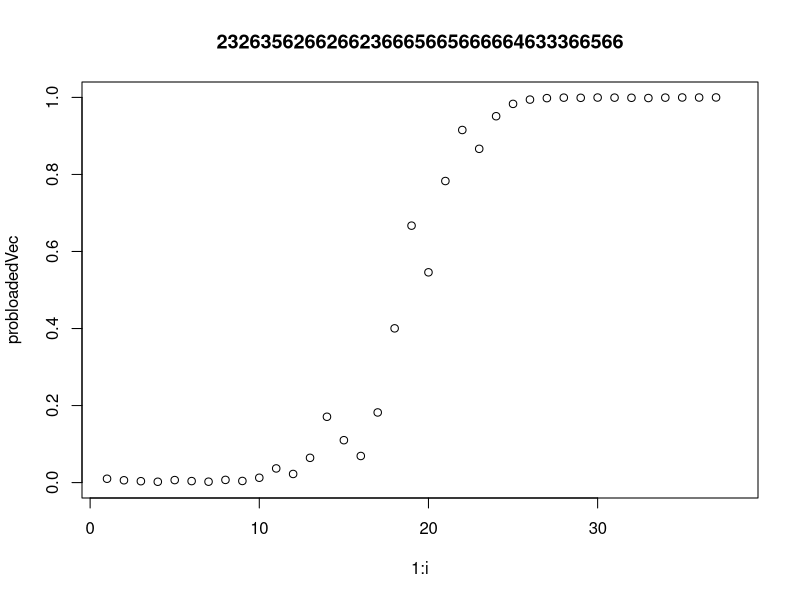

R code for this plot:
## ---- chunk 1
knitr::opts_chunk$set(echo = TRUE)
## ---- chunk 2
## priors
frequency_unloaded = .99 
frequency_loaded = .01

## for loaded die
p_6_given_loaded = .5 # P(six|D_loaded)
p_not_6_given_loaded = .5 # P(six_c|D_loaded) so .1*5=.5 there are 5 numbers other than 6 on a die

## for an unloaded dice
p_not_6_given_unloaded = 5/6 # P(six|D_unloaded)
p_6_given_unloaded = 1/6 # P(six_c|D_unloaded)


## probability 6 and loaded 
## P(6|L)*P(L) or P(L|6)*P(6)
p_6_and_loaded = p_6_given_loaded * frequency_loaded

## probability 6 and unloaded 
## P(6|UL)*P(UL) or P(UL|6)*P(6)
p_6_and_unloaded = p_6_given_unloaded * frequency_unloaded


## probability not 6 and loaded 
## P(N6|L)*P(L) or P(L|N6)*P(N6)
p_not_6_and_loaded = p_not_6_given_loaded * frequency_loaded

## probability not 6 and unloaded 
## P(N6|UL)*P(UL) or P(UL|N6)*P(N6)
p_not_6_and_unloaded = p_not_6_given_unloaded * frequency_unloaded

## ---- chunk 3
rolls <-c(2,3,2,6,3,5,6,2,6,6,2,6,6,2,3,6,6,6,5,6,6,5,6,6,6,6,6,4,6,3,3,3,6,6,5,6,6)

# rolls <-c(2,3)

priors <- c(.01,.99) ## our belief aboout the frequency of unloaded die and frequency of loaded die
probloadedVec <- vector()

title = ""

for (i in 1:length(rolls)){
  probloadedVec[i] <- priors[1] ## we want to plot the probability that the die is loaded
  
  
  ## calculate the probability of the die being loaded given us not rolling a 6 (P(L|N6)) or not rolling a 6 (P(L|6)) 
  prob_loaded <- if (rolls[i] != 6){
    (p_not_6_given_loaded * priors[1])/( (p_not_6_given_loaded * priors[1]) + (p_not_6_given_unloaded * priors[2]) )
      }else{
      (p_6_given_loaded * priors[1]) / ( (p_6_given_loaded * priors[1]) + (p_6_given_unloaded * priors[2]) )} 
  
  
  ## calculate the probability of the die being unloaded given us not rolling a 6 (P(UL|N6)) or not rolling a 6 (P(UL|6))   
  prob_unloaded <- if (rolls[i] != 6){
    (p_not_6_given_unloaded * priors[2]) / ( (p_not_6_given_loaded * priors[1]) + (p_not_6_given_unloaded * priors[2]) )}else{
      (p_6_given_unloaded * priors[2]) / ( (p_6_given_loaded * priors[1]) + (p_6_given_unloaded * priors[2]) )} 
  

    
  priors[1] <- prob_loaded
  priors[2] <- prob_unloaded
  
  # print(priors[1])
  
  title <- paste(title, rolls[i], sep="")
  # plot(1:i, probloaded, main = title, ylim=c(0,1), xlim=c(1,length(rolls)+1))
  # Sys.sleep(1)
}

plot(1:i, probloadedVec, main = title, ylim=c(0,1), xlim=c(1,length(rolls)+1))

## ---- chunk 4
(.5*.01)/((.5*.01)+(5/6)*.99)

## ---- chunk 5
(p_not_6_given_loaded * priors[1])/(p_not_6_and_loaded + p_not_6_and_unloaded)

## ---- chunk 6
((5/6)*.99) / ((5/6)*.99 + (.5*.01))
## ---- chunk 7
(p_not_6_given_unloaded * priors[2]) / (p_not_6_and_loaded + p_not_6_and_unloaded)


## ---- chunk 8
(.5*.01) / ((.5*.01) + ((1/6)*.99))
## ---- chunk 9
(p_6_given_loaded * priors[1]) / (p_6_and_loaded + p_6_and_unloaded)
## ---- chunk 10
(1/6*.99) / ((.5*.01) + (1/6*.99))
## ---- chunk 11
0.003628974 + 0.9979678
## ---- chunk 12
rollLoadedDie <- function(numrolls){
  ## given a number of rolls, returns a simulated experiment
  
  final_vec <- sample(1:6, numrolls, prob = c(.1,.1,.1,.1,.1,.5), replace = TRUE)
  return(final_vec)
}

myRolls <- rollLoadedDie(30)
## ---- chunk 13

bayesian_update <- function(rolls, priors, p_loaded, p_unloaded){
  probloadedVec <- vector()
  

  for (i in 1:length(rolls)){
  
    probloadedVec[i] <- priors[1] ## we want to plot the probability that the die is loaded

    ## calculate the probability of the die being loaded given us not rolling a 6 (P(L|N6)) or not rolling a 6 (P(L|6))
    prob_loaded <- if (rolls[i] != 6){
      (p_loaded[1] * priors[1])/( (p_loaded[1] * priors[1]) + (p_unloaded[1] * priors[2]) )
        }else{
        (p_loaded[2] * priors[1]) / ( (p_loaded[2] * priors[1]) + (p_unloaded[2] * priors[2]) )} 
    
    
    ## calculate the probability of the die being unloaded given us not rolling a 6 (P(UL|N6)) or not rolling a 6 (P(UL|6))   
    prob_unloaded <- if (rolls[i] != 6){
      (p_unloaded[1] * priors[2]) / ( (p_loaded[1] * priors[1]) + (p_unloaded[1] * priors[2]) )}else{
        (p_unloaded[2] * priors[2]) / ( (p_loaded[2] * priors[1]) + (p_unloaded[2] * priors[2]) )} 
    
  
      
    priors[1] <- prob_loaded
    priors[2] <- prob_unloaded
    
    title <- paste(title, rolls[i], sep="")
    # plot(1:i, probloaded, main = title, ylim=c(0,1), xlim=c(1,length(rolls)+1))
    # Sys.sleep(1)
    if (probloadedVec[i] >=.99999){
      return(probloadedVec)
      break}
  }
  # plot(1:i, probloadedVec, main = title, ylim=c(0,1), xlim=c(1,length(rolls)+1))

}
## ---- chunk 14
# rolls <-c(2,3,2,6,3,5,6,2,6,6,2,6,6,2,3,6,6,6,5,6,6,5,6,6,6,6,6,4,6,3,3,3,6,6,5,6,6)


priors <- c(.01,.99) ## our belief aboout the frequency of unloaded die and frequency of loaded die
p_loaded <- c(0.5, 0.5) # p_not_6_given_loaded, p_6_given_loaded
p_unloaded <- c(5/6, 1/6) # p_not_6_given_unloaded, p_6_given_unloaded


bayes_experiments = vector(length = 1000)
for (i in 1:length(bayes_experiments)){
  rolls <- rollLoadedDie(300)
  bayes_experiments[i] <- length(bayesian_update(rolls, priors, p_loaded, p_unloaded))
}

sum(bayes_experiments)/length(bayes_experiments)
## ---- chunk 15
simulateDisease <- function(numrolls, probs){
  ## given a number of rolls, returns a simulated experiment
  
  final_vec <- sample(1:2, numrolls, prob = c(probs), replace = TRUE)
  return(final_vec)
}

# myRolls <- rollLoadedDie(30)
## ---- chunk 16

bayesian_update <- function(rolls, priors, p_loaded, p_unloaded, wanted_prob){
  probloadedVec <- vector()
  
  for (i in 1:length(rolls)){
  
    probloadedVec[i] <- if(wanted_prob == 1){priors[1]}else{priors[2]} ## we want to plot the probability that the die is loaded
    # probloadedVec[i] <- priors[1]
    
    ## calculate the probability of the die being loaded given us not rolling a 6 (P(L|N6)) or not rolling a 6 (P(L|6))
    prob_loaded <- if (rolls[i] == 1){
      (p_loaded[1] * priors[1])/( (p_loaded[1] * priors[1]) + (p_unloaded[1] * priors[2]) )
        }else{
        (p_loaded[2] * priors[1]) / ( (p_loaded[2] * priors[1]) + (p_unloaded[2] * priors[2]) )} 
    
    
    ## calculate the probability of the die being unloaded given us not rolling a 6 (P(UL|N6)) or not rolling a 6 (P(UL|6))   
    prob_unloaded <- if (rolls[i] == 1){
      (p_unloaded[1] * priors[2]) / ( (p_loaded[1] * priors[1]) + (p_unloaded[1] * priors[2]) )}else{
        (p_unloaded[2] * priors[2]) / ( (p_loaded[2] * priors[1]) + (p_unloaded[2] * priors[2]) )} 
    
  
      
    priors[1] <- prob_loaded
    priors[2] <- prob_unloaded
    
    # print(paste(rolls[i], ))
    
    # plot(1:i, probloaded, main = title, ylim=c(0,1), xlim=c(1,length(rolls)+1))
    # Sys.sleep(1)
    if (probloadedVec[i] >=.99999){
      return(probloadedVec)
      break}
  }
  # plot(1:i, probloadedVec, main = title, ylim=c(0,1), xlim=c(1,length(rolls)+1))

}
## ---- chunk 17

priors <- c(.001,.999) ## our belief aboout the frequency of no disease and frequency of disease ... loaded vs unloaded
p_disease <- c(0.09, 0.91) # p_negative_given_disease, p_positive_given_disease
p_nodisease <- c(.84, .16) # p_negative_given_no_disease, p_positive_given_no_disease

# p_loaded <- c(0.5, 0.5) # p_not_6_given_loaded, p_6_given_loaded
# p_unloaded <- c(5/6, 1/6) # p_not_6_given_unloaded, p_6_given_unloaded

bayes_experiments = vector(length = 10000)
for (i in 1:length(bayes_experiments)){
  outcome <- simulateDisease(100,p_disease)
  bayes_experiments[i] <- length(bayesian_update(outcome, priors, p_disease, p_nodisease, 1))
}

sum(bayes_experiments)/length(bayes_experiments)
# bayes_experiments
## ---- chunk 18

priors <- c(.001,.999) ## our belief aboout the frequency of no disease and frequency of disease ... loaded vs unloaded
p_disease <- c(0.09, 0.91) # p_negative_given_disease, p_positive_given_disease
p_nodisease <- c(.84, .16) # p_negative_given_no_disease, p_positive_given_no_disease

# p_loaded <- c(0.5, 0.5) # p_not_6_given_loaded, p_6_given_loaded
# p_unloaded <- c(5/6, 1/6) # p_not_6_given_unloaded, p_6_given_unloaded

bayes_experiments = vector(length = 1)
for (i in 1:length(bayes_experiments)){
  outcome <- simulateDisease(1000,p_nodisease)
  bayes_experiments[i] <- length(bayesian_update(outcome, priors, p_disease, p_nodisease, 2))
}

sum(bayes_experiments)/length(bayes_experiments)
## ---- chunk 19

patients = 1000000
positive_patients = patients * .001
negative_patients = patients * .999

cost = (negative_patients * 4) + (positive_patients * 15)
cost
